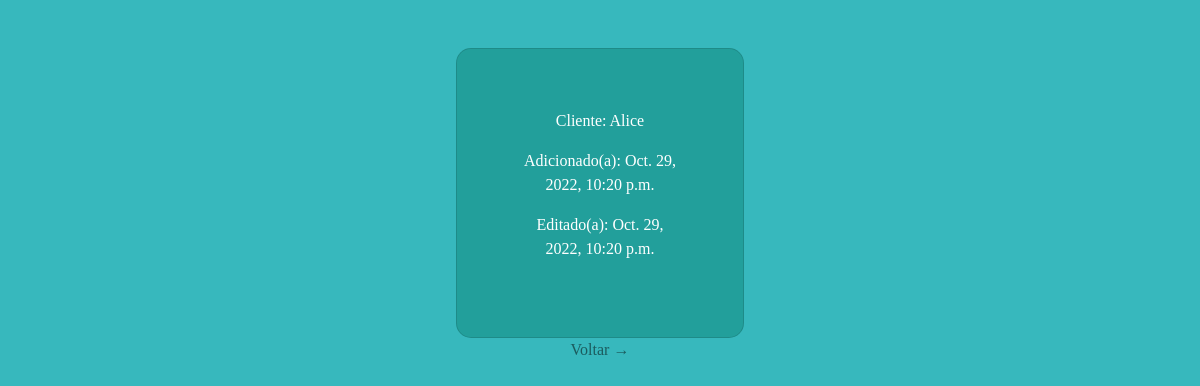
The app's page /client/5/ (signed in) with its own data.
### base/models.py (models this page shows)
class Patient(models.Model):
  name = models.CharField(max_length=200)
  phone = models.CharField(max_length=11)
  cep = models.CharField(max_length=8)
  address = models.CharField(max_length=200)
  number = models.CharField(max_length=4)
  city = models.CharField(max_length=50)
  state = models.CharField(max_length=2)
  country = models.CharField(max_length=50)
  created_at = models.DateTimeField(auto_now_add=True)
  edited = models.DateTimeField(auto_now=True)
  def __str__(self):
    return '{}'.format(self.name)

### base/views.py (the view)
# urls.py: path('client/<int:pk>/', ClientDetail.as_view(), name='client'),
class ClientDetail(LoginRequiredMixin, DetailView):
  template_name = 'clinicMedicalSys/client_detail.html'
  context_object_name = 'client'
  model = Patient

### base/templates/clinicMedicalSys/client_detail.html (shortened to what this page needs)
{% extends 'clinicMedicalSys/base.html' %}
{% load static %}
{% block content %}
<div class="card" style="width: 18rem;" id="detail-card">
  <div class="card-body">
    <p>Cliente: {{client}}</p>
    <p>Adicionado(a): {{client.created_at}}</p>
    <p>Editado(a): {{client.edited}}</p>
  </div>
</div>
<a href="{% url 'PatientsList' %}">Voltar</a>
{% endblock %}

### base/templates/clinicMedicalSys/base.html (style rules this page uses)
body { background-color: #37b8bd; color: rgba(255, 255, 255, 1); border-color: rgba(255, 255, 255, 0.7); font-family: 'Mazzard H'; }

### base/templates/clinicMedicalSys/client_detail.html (style rules this page uses)
#detail-card { background-color: #11887e85; padding: 40px; border-radius: 15px; }
a { color: rgba(0, 0, 0, 0.507); text-decoration: none; }
a::after { content: " →"; }

### records on screen
Patient: name "Alice", created_at "Oct. 29, 2022, 10:20 p.m.", edited "Oct. 29, 2022, 10:20 p.m."
